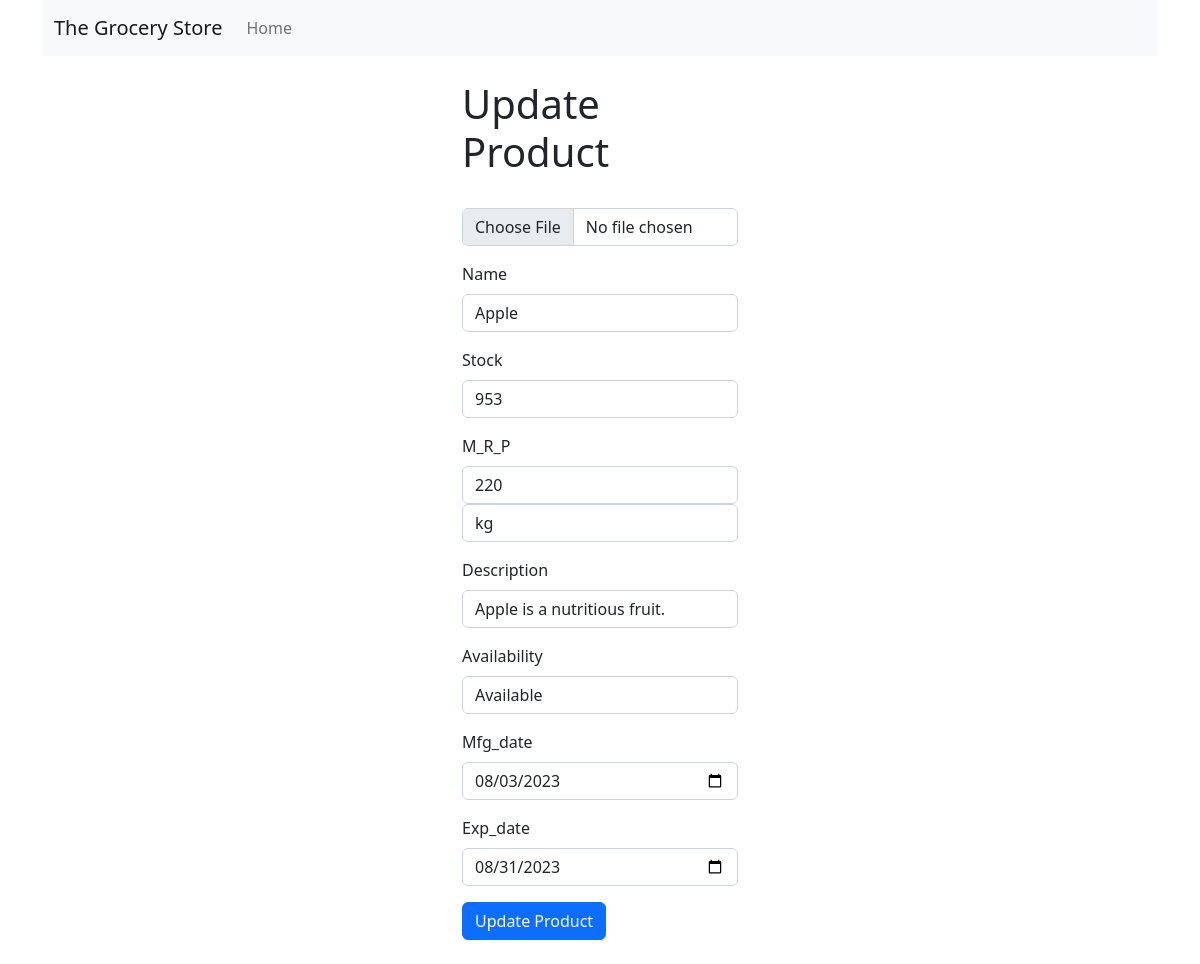
The app's page /product_update/1 (signed in) with its own data.
### applications/models.py (models this page shows)
class Product(db.Model):
    __tablename__="products"
    id=db.Column(db.Integer,primary_key=True,autoincrement=True)
    name=db.Column(db.String,unique=True,nullable=False)
    stock=db.Column(db.Integer,nullable=False)
    description=db.Column(db.String)
    availability=db.Column(db.String,nullable=False)
    mfg_date=db.Column(db.String,nullable=False)
    exp_date=db.Column(db.String,nullable=False)
    m_r_p=db.Column(db.Integer,nullable=False)
    type=db.Column(db.String,nullable=False)
    owner=db.Column(db.Integer,nullable=False)
    cat_id=db.Column(db.Integer,nullable=False)

### applications/controllers.py (the view, shortened to what this page needs)
@app.route("/product_update/<product_id>", methods = ["GET", "POST"])
def product_update(product_id):
    if "user" in session:
        user = User.query.filter_by(name=session["user"]).first()
        if user.admin:
            product = Product.query.filter_by(id = product_id).first()
            if request.method == "GET":
                return render_template("product_update.html", product=product)
    return redirect("/home")

### templates/product_update.html (shortened to what this page needs)
<!DOCTYPE html>
<html lang="en">
<head>
    <link href="https://cdn.jsdelivr.net/npm/bootstrap@5.2.3/dist/css/bootstrap.min.css" rel="stylesheet">
</head>
<body>
    <div class="container">
        <nav class="navbar navbar-expand-lg bg-light">
            <div class="container-fluid">
                <a class="navbar-brand" href="#">The Grocery Store</a>
                  <div class="collapse navbar-collapse" id="navbarSupportedContent">
                    <ul class="navbar-nav me-auto mb-2 mb-lg-0">
                      <li class="nav-item">
                        <a class="nav-link activate" aria-current="page" href="/home">Home</a>
                      </li>
                    </ul>
            </div>
        </nav>
    </div>
    <div class="container py-4 py=xl-5 mx-auto col-xl-3">
        <h1>Update Product</h1>
        <br>
        <form method="POST" enctype="multipart/form-data">
            <div class="input-group mb-3">
                <input class="form-control" type="file" name="img" placeholder="Upload image" required>
            </div>
            <div class="mb-3">
                <label class="form-label">Name</label>
                <input type="text" class="form-control" name="name" value="{{product.name}}" aria-describedby="emailHelp">
            </div>
            <div class="mb-3">
                <label class="form-label">Stock</label>
                <input type="number" class="form-control" name="stock" value="{{product.stock}}" >
            </div>
            <div class="mb-3">
                <label class="form-label">M_R_P</label>
                <input type="number" class="form-control" name="m_r_p" value="{{product.m_r_p}}">
                <input type="text" class="form-control" name="type"  value="{{product.type}}" placeholder="kg/unit/lt">
            </div>
            <div class="mb-3">
                <label class="form-label">Description</label>
                <input type="text" class="form-control" name="description" value="{{product.description}}">
            </div>
            <div class="mb-3">
                <label class="form-label">Availability</label>
                <input type="text" class="form-control" name="availability" value="{{product.availability}}">
            </div>
            <div class="mb-3">
                <label class="form-label">Mfg_date</label>
                <input type="date" class="form-control" name="mfg_date" value="{{product.mfg_date}}">
            </div>
            <div class="mb-3">
                <label class="form-label">Exp_date</label>
                <input type="date" class="form-control" name="exp_date" value="{{product.exp_date}}">
            </div>
            <button type="submit" class="btn btn-primary">Update Product</button>
        </form>
    </div>
</body>
</html>

### records on screen
Product: name "Apple", stock "953", m_r_p "220", type "kg", description "Apple is a nutritious fruit.", availability "Available", mfg_date "08/03/2023", exp_date "08/31/2023"
